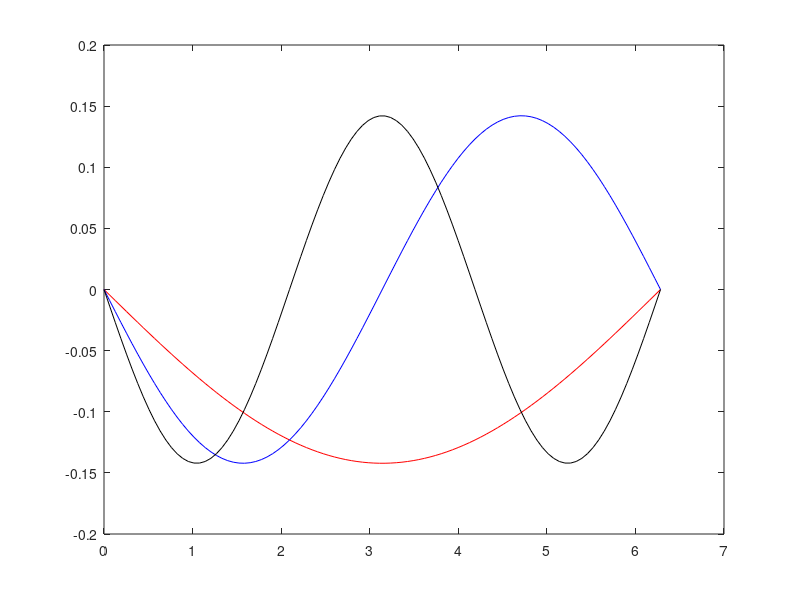
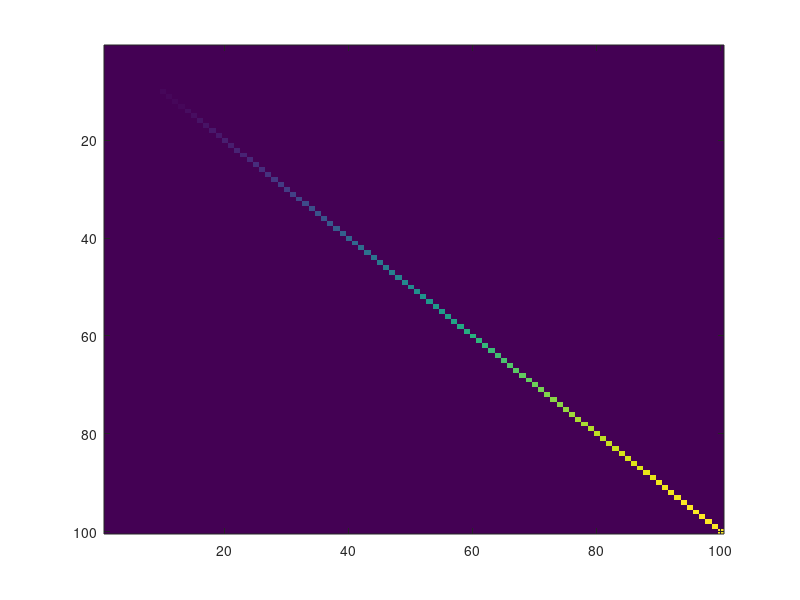
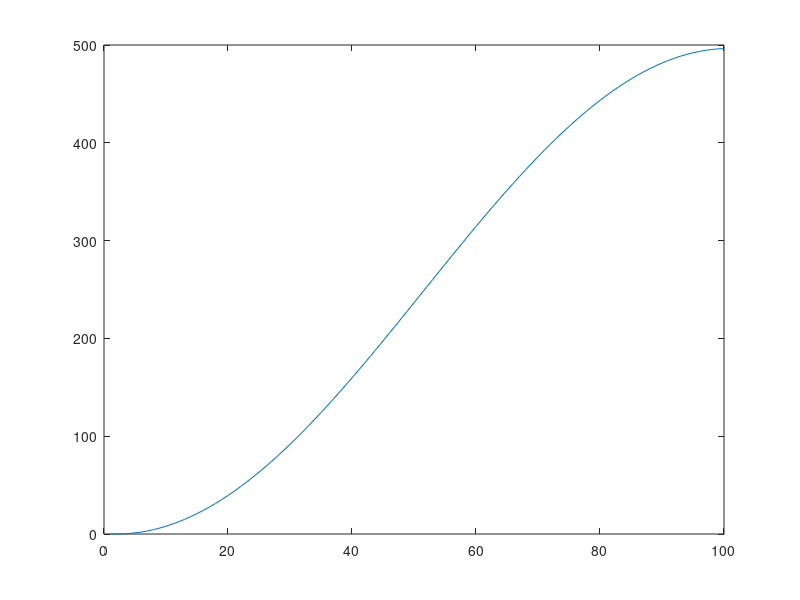

Write MATLAB code to recreate these figures, in order.
%****************************************************************
% Program 3: Matrix representation of differential operators,
% Solving for Eigenvectors & Eigenvalues of Infinite SquareWell
%****************************************************************
%

% Parameters for solving problem in the interval 0 < x < L
L = 2*pi;                   % Interval Length
N = 100;                    % No. of coordinate points
x = linspace(0,L,N)';       % Coordinate vector
dx = x(2) - x(1);           % Coordinate step

% Three-point finite-difference representation of Laplacian
Lap = (diag(ones((N-1),1),1) - 2*diag(ones(N,1),0) + diag(ones((N-1),1),-1))/(dx^2);
% Next modify Lap so that it is consistent with f(0) = f(L) = 0
Lap(1,1) = 0; Lap(1,2) = 0; Lap(2,1) = 0;    % So that f(0) = 0
Lap(N,N-1) = 0; Lap(N-1,N) = 0; Lap(N,N) = 0;% So that f(L) = 0

% Total Hamiltonian where hbar=1 and m=1
hbar = 1; m = 1; H = -(1/2)*(hbar^2/m)*Lap;
% Solve for eigenvector matrix V and eigenvalue matrix E of H
[V,E] = eig(H);

% Plot lowest 3 eigenfunctions
figure(1)
plot(x,V(:,3),'r',x,V(:,4),'b',x,V(:,5),'k'); shg;

figure(2)
imagesc(E) % display eigenvalue matrix

figure(3)
plot(diag(E))% display a vector containing the eigenvalues